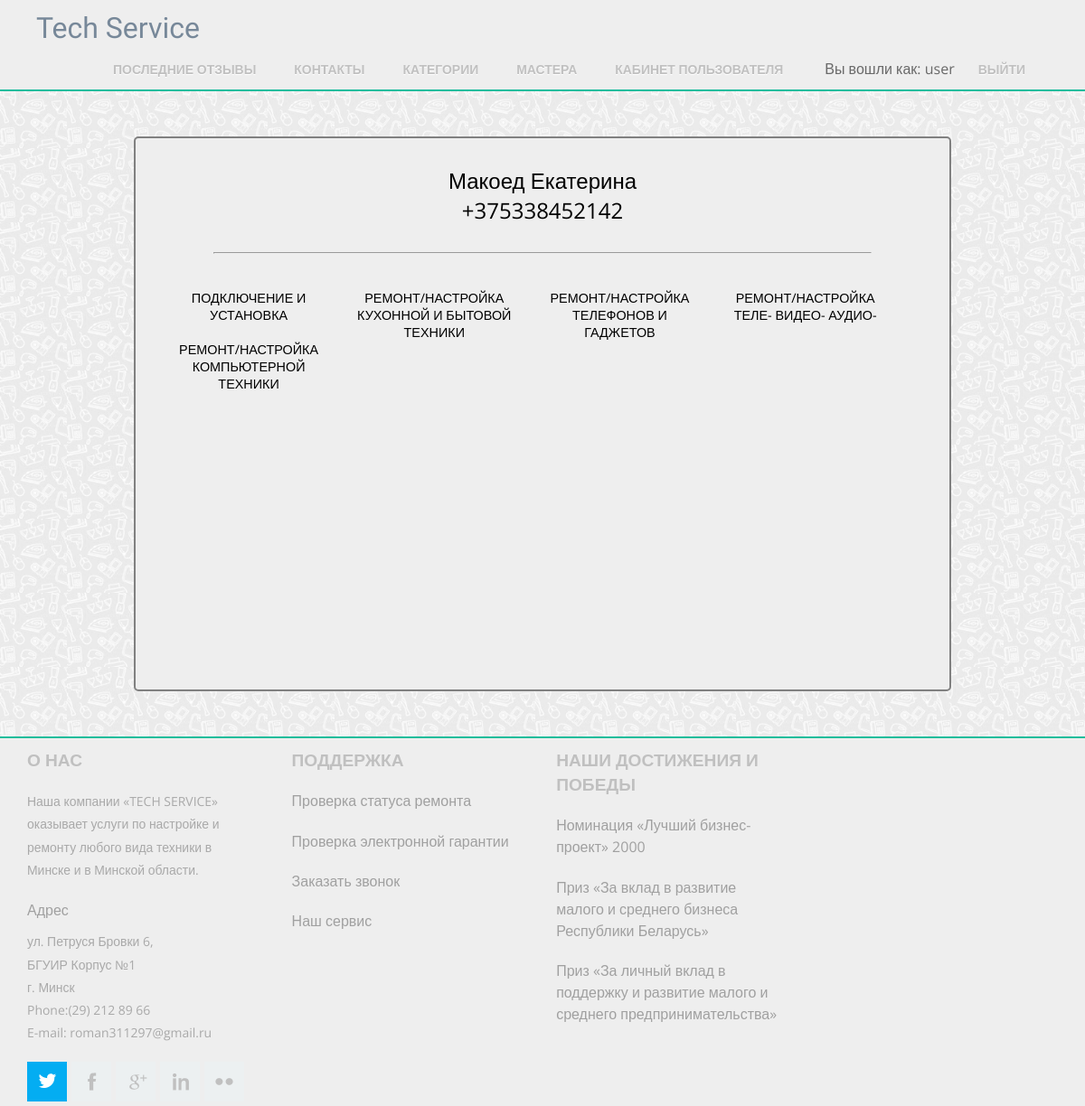
The page /masters/21 (signed in) on the database its author committed.
### master_office/models.py (models this page shows, shortened)
class Master(models.Model):
    user = models.OneToOneField(
        User,
        on_delete=models.CASCADE,
        primary_key=True,
    )
    photo = models.ImageField(upload_to='avatars/%Y/%m/%d/', default="")
    phone = models.CharField(max_length=20, default="")
    rating = models.FloatField(default=0)
    areas = models.ManyToManyField(Area)

### mainApp/models.py (models this page shows, shortened)
class Area(models.Model):
    name = models.CharField(max_length=120)
    description = models.TextField()
    photo = models.ImageField(upload_to='areas/', default="")

### mainApp/views.py (the view)
# urls.py: url(r'^masters/(?P<pk>\d+)$', MasterDetailView.as_view(), name="masters-detail"),
class MasterDetailView(DetailView):
    model = Master

### master_office/templates/master_office/master_detail.html (shortened to what this page needs)
{% extends "mainApp/wrapper.html" %} {% block content %}
<div class="text-container-center">
    <div class="wrap">
        <h2 class="area-text-primary">{{master.user.last_name}} {{master.user.first_name}} </h2>
        <h2 class="area-text-primary">{{master.phone}} </h2>
        <hr>
        <div class="area-container">
            {% for area in master.areas.all %}
            <div class="area-link-item">
                <a class="area-link" href="{% url 'areas-detail' area.pk %}">{{ area.name }}</a>
            </div>
            {% endfor %}
        </div>
    </div>
</div>
{% endblock %}

### mainApp/templates/mainApp/wrapper.html (shortened to what this page needs)
<!DOCTYPE HTML>
<html>
<head>
    {% load static %}
    {% load static %}
    <link rel='stylesheet' href="{% static 'css/style.css' %}" type='text/css'>
    <link href="{% static 'css/magnific-popup.css' %}" rel="stylesheet" type="text/css">
</head>
<body>
<div class="header_bg">
    <div>
        <div class="header">
            <div class="logo">
                <h1 id="logo"><a class="link" href="{% url 'index' %}">Tech Service</a></h1>
            </div>
            <div class="h_right">
                <ul class="menu">
                    <li class="menu-item"><a href="{% url 'last_feedback' %}">Последние отзывы</a></li>
                    <li class="menu-item"><a href="/contact">Контакты</a></li>
                    <li class="menu-item"><a href="{% url 'areas' %}">Категории</a></li>
                    <li class="menu-item"><a href="{% url 'masters' %}">Мастера</a></li>
                    {% if user.groups.values_list|length == 0 and user.is_authenticated  %}
                        <li class="menu-item"><a href="{% url  'client_page' %}">Кабинет пользователя</a></li>
                    {% endif %}
                    {% if user.is_authenticated %}
                        <li class="non-clickable">Вы вошли как: {{ user.get_username }}</li>
                        <li class="menu-item logout"><a href="{% url 'logout' %}?next=/">Выйти</a></li>
                    {% endif %}
                </ul>
            </div>
        </div>
    </div>
</div>
<div id="main">
    {% block content %} {% endblock %}
</div>
    <div class="footer_bg">
        <div class="footer">
            <div class="wrap">
                <div class="span_of_4">
                    <div class="span1_of_4">
                        <h4>о нас</h4>
                        <p>Наша компании «TECH SERVICE» оказывает услуги по настройке и ремонту любого вида техники в
                            Минске и в Минской области.</p>
                        <span>Адрес</span>
                        <p class="top">ул. Петруся Бровки 6,</p>
                        <p>БГУИР Корпус №1</p>
                        <p>г. Минск</p>
                        <p>Phone:(29) 212 89 66</p>
                        <p>E-mail: roman311297@gmail.ru</p>
                        <div class="f_icons">
                            <ul>
                                <li><a class="icon2" href="https://twitter.com/ebsuir"></a></li>
                                <li><a class="icon1" href="https://www.facebook.com/"></a></li>
                                <li><a class="icon3" href="https://mail.google.com/mail/u/0/#inbox"></a></li>
                                <li><a class="icon4" href="#"></a></li>
                                <li><a class="icon5" href="#"></a></li>
                            </ul>
                        </div>
                    </div>
                    <div class="span1_of_4">
                        <h4>Поддержка</h4>
                        <ul>
                            <li>
                                <a href=""><span>Проверка статуса ремонта</span></a>
                            </li>
                            <li>
                                <a href=""><span>Проверка электронной гарантии</span></a>
                            </li>
                            <li>
                                <a href=""><span>Заказать звонок</span></a>
                            </li>
                            <li>
                                <a href=""><span>Наш сервис</span></a>
                            </li>
                        </ul>
                    </div>
                    <div class="span1_of_4">
                        <h4>Наши достижения и победы</h4>
                        <ul>
                            <li>
                                <a href="http://atrsib.ru/index.php/konkursy/pobediteli-konkursov/nominatsiya-luchshij-biznes-proekt">
                                    <span>Номинация «Лучший бизнес-проект» 2000</span></a></li>
                            <li>
                                <a href="http://atrsib.ru/index.php/konkursy/pobediteli-konkursov/nominatsiya-luchshij-biznes-proekt">
                                    <span>Приз «За вклад в развитие малого и среднего бизнеса Республики Беларусь»</span></a>
                            </li>
                            <li>
                                <a href="http://atrsib.ru/index.php/konkursy/pobediteli-konkursov/nominatsiya-luchshij-biznes-proekt">
                                    <span>Приз «За личный вклад в поддержку и развитие малого и среднего предпринимательства»</span></a>
                            </li>
                        </ul>
                    </div>
                </div>
            </div>
        </div>
    </div>
</body>
</html>

### rows shown on the page
Master: user.last_name "Макоед", user.first_name "Екатерина", phone "+375338452142"
Area: name "ПОДКЛЮЧЕНИЕ И УСТАНОВКА"
Area: name "РЕМОНТ/НАСТРОЙКА КУХОННОЙ И БЫТОВОЙ ТЕХНИКИ"
Area: name "РЕМОНТ/НАСТРОЙКА ТЕЛЕФОНОВ И ГАДЖЕТОВ"
Area: name "РЕМОНТ/НАСТРОЙКА ТЕЛЕ- ВИДЕО- АУДИО-"
Area: name "РЕМОНТ/НАСТРОЙКА КОМПЬЮТЕРНОЙ ТЕХНИКИ"

### other values the page prints
{{ user.get_username }} "user"
